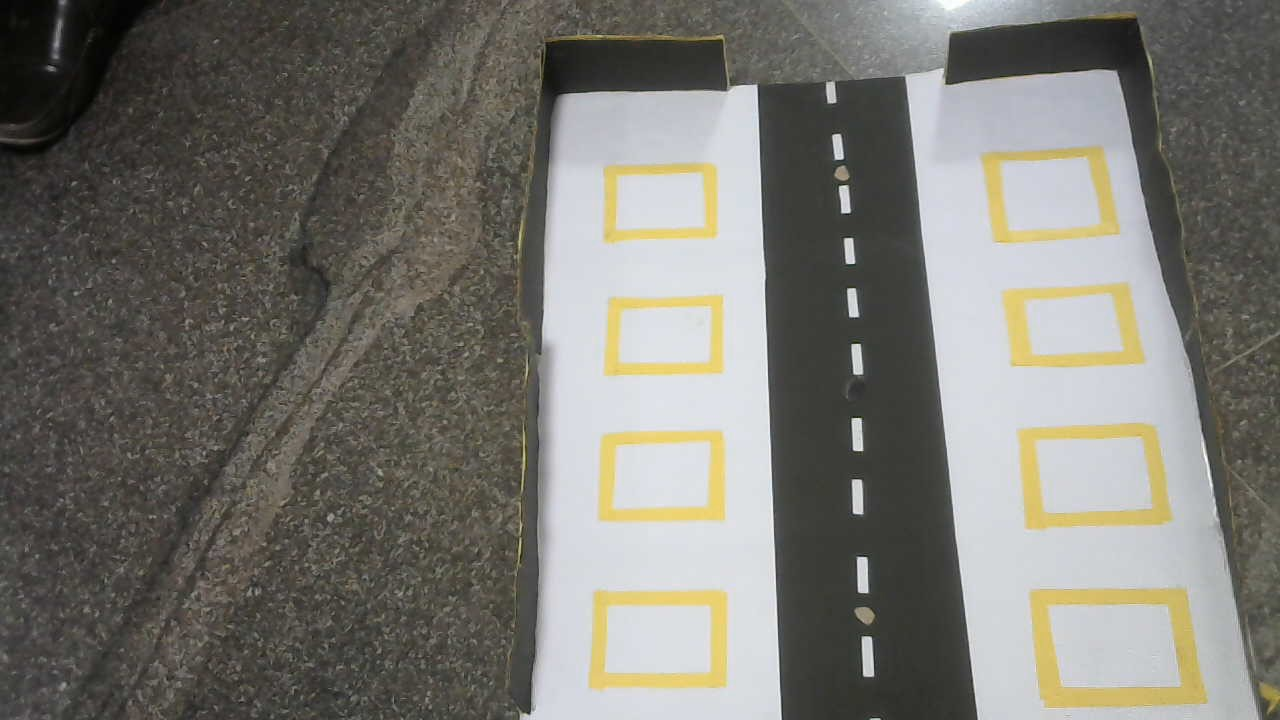
#> input picture parking4.jpg, 1280 x 720 px
$ python data_training.py
#> lines starting #> are read from the running program, lines starting #| are printed output that depends on the picture
from itertools import count
import cv2
import pickle


try:
    with open('parking_area','rb') as f:
        parking_list = pickle.load(f)
except:
    parking_list = []


width = 90
height = 70


def draw_parking(events,x,y,flags,params):
    if events == cv2.EVENT_LBUTTONDOWN:
        parking_list.append((x,y))
    if events == cv2.EVENT_RBUTTONDOWN:
        for i, pos in enumerate(parking_list):
            x1,y1 = pos
            if x1<x<x1+width and y1<y<y1+height:
                parking_list.pop(i)
    with open("parking_area","wb") as f:
        pickle.dump(parking_list,f)


while True:
    image = cv2.imread("parking4.jpg")
#> image is the input picture: shape (720, 1280, 3); mean B, G, R 112.3, 119, 120.5
    image_resize = cv2.resize(image,(640,480))
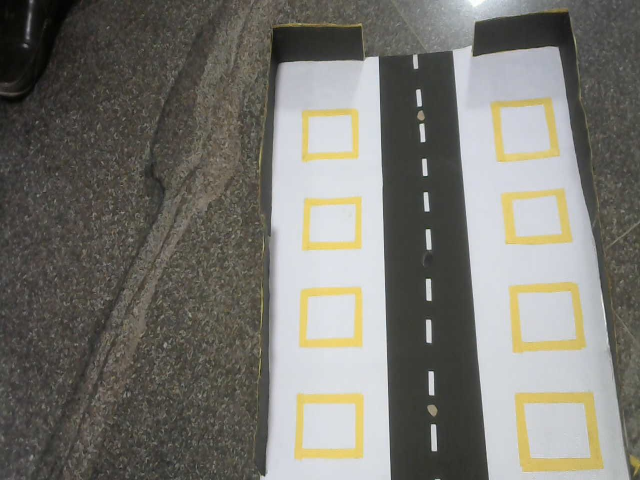
#> image_resize: shape (480, 640, 3); mean B, G, R 112.3, 119, 120.5
    for pos in parking_list:
        cv2.rectangle(image_resize,pos,(pos[0]+width,pos[1]+height),(0,255,0),2)
    cv2.imshow("parking",image_resize)
    cv2.setMouseCallback("parking",draw_parking)
    cv2.waitKey(0)

$ run again, with parking1.jpeg copied over parking4.jpg
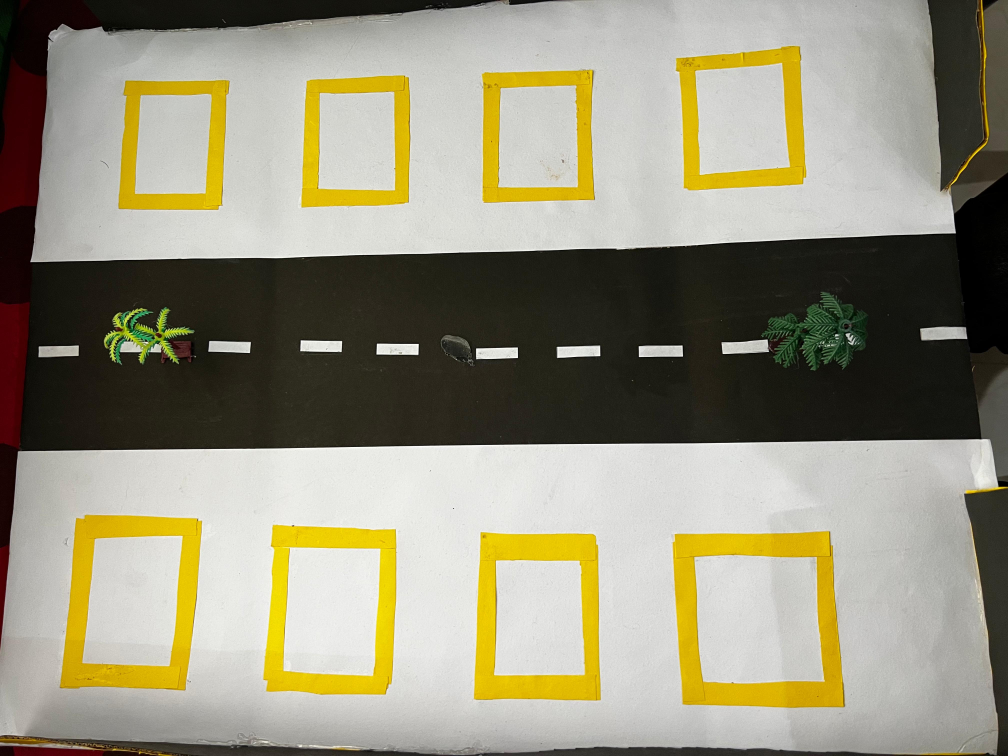
#> input picture parking1.jpeg, 4032 x 3024 px (shown at 1/4 size)
#> image is the input picture: shape (3024, 4032, 3); mean B, G, R 124.2, 146, 150.4
#> `image_resize = cv2.resize(image,(640,480))`:
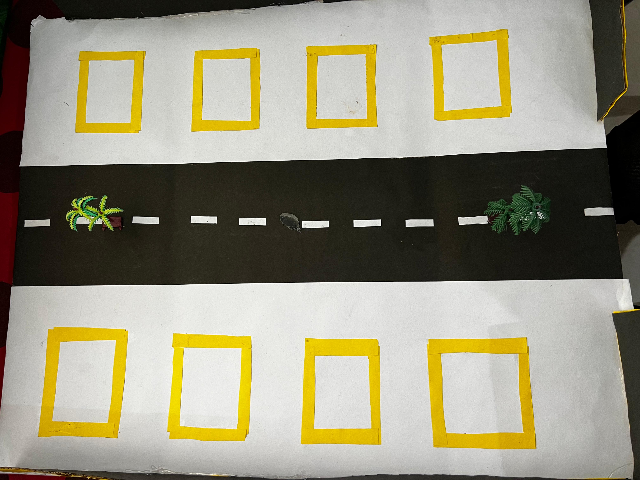
#> image_resize: shape (480, 640, 3); mean B, G, R 124.1, 145.9, 150.3

$ run again, with parking2.jpeg copied over parking4.jpg
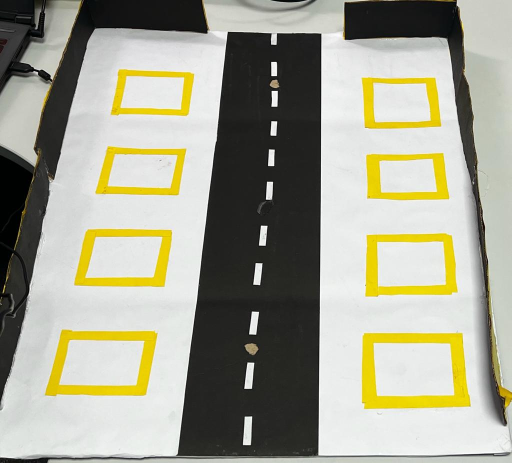
#> input picture parking2.jpeg, 1023 x 926 px (shown at 1/2 size)
#> image is the input picture: shape (926, 1023, 3); mean B, G, R 143.8, 161.7, 162.5
#> `image_resize = cv2.resize(image,(640,480))`:
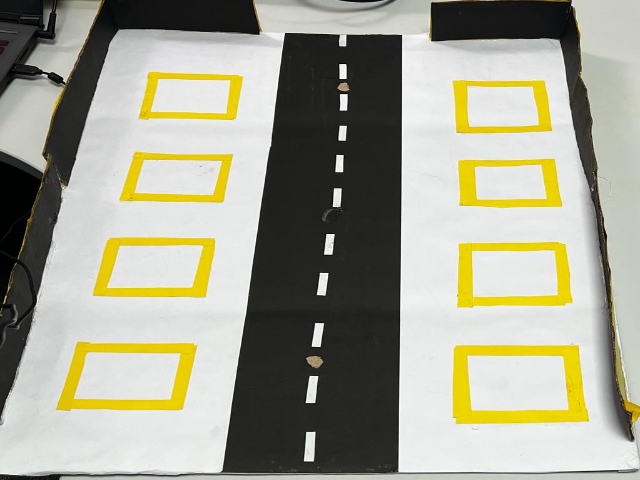
#> image_resize: shape (480, 640, 3); mean B, G, R 143.7, 161.6, 162.5
